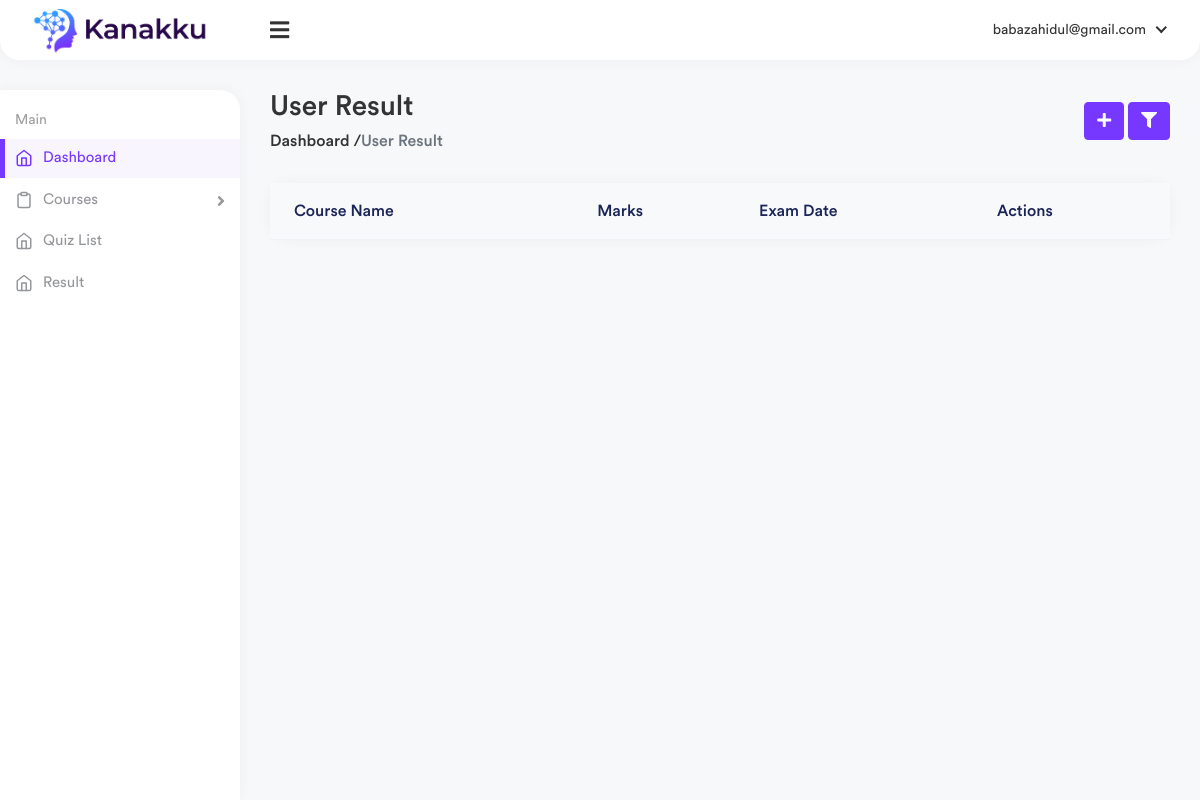
Page /result/ (signed in) on the earlier database version.
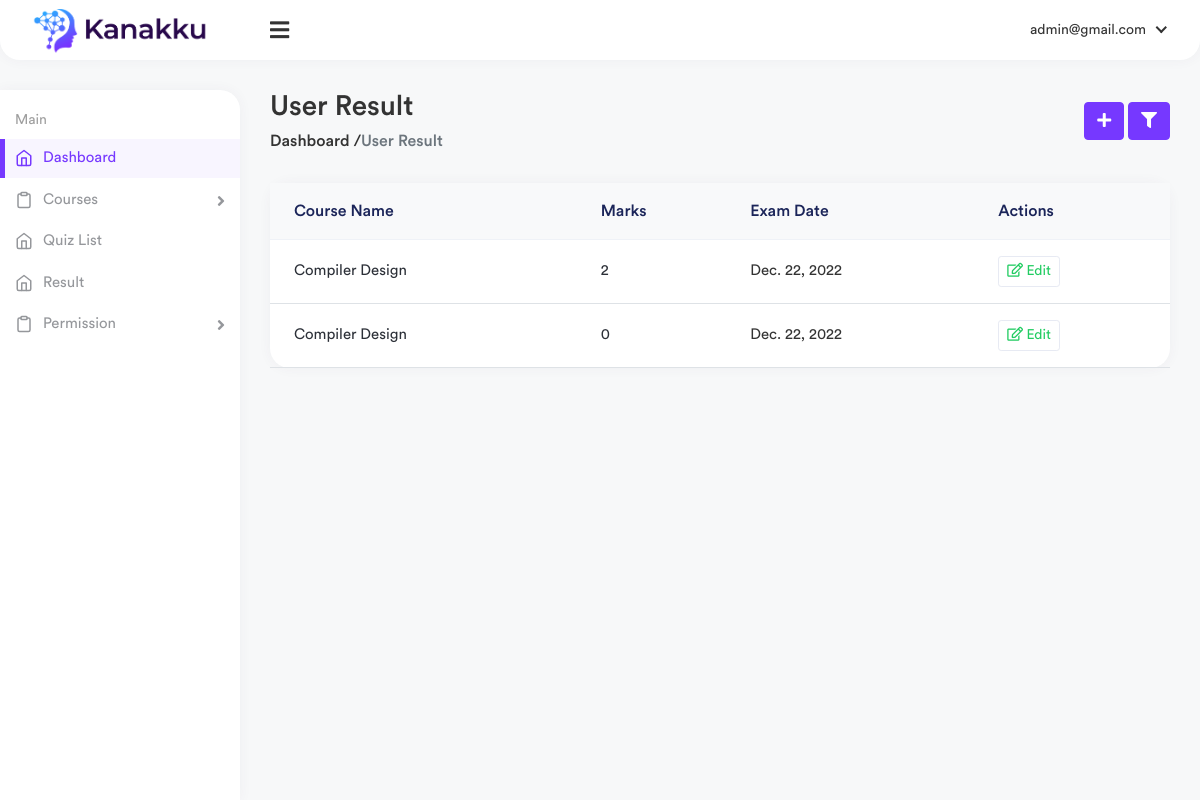
Same page on the later database version.
### user_admin/models.py (models this page shows, shortened)
class User(AbstractBaseUser, PermissionsMixin):
    email = models.EmailField(verbose_name="email", max_length=60, unique=True)
    f_name = models.CharField(max_length=60)
    l_name = models.CharField(max_length=60)
    user_type = models.CharField(max_length=60, default='student')
    phone = models.CharField(max_length=60, null=True, blank=True)
    img = models.ImageField(upload_to='user', default='', null=True, blank=True)
    password = models.CharField(max_length=90)
    date_joined = models.DateTimeField(verbose_name="date joined", auto_now_add=True)
    last_login = models.DateTimeField(verbose_name="last login", auto_now=True)
    email_confirmed = models.BooleanField(default=False)
    is_admin = models.BooleanField(default=False)
    is_active = models.BooleanField(default=True)
    active = models.BooleanField(default=False)
    is_staff = models.BooleanField(default=False)
    is_superuser = models.BooleanField(default=False)
    USERNAME_FIELD = 'email'
    objects = UserManager()

### quiz/models.py (models this page shows, shortened)
class Result(models.Model):
    user = models.ForeignKey(User, on_delete=models.CASCADE)
    course_name = models.ForeignKey(Course, on_delete=models.CASCADE)
    marks = models.IntegerField()
    exam_date = models.DateField(auto_now_add=True)
    comments = models.CharField(max_length=100, null=True)

class Course(models.Model):
    course_name = models.CharField(max_length=150)
    course_description = models.CharField(max_length=150)
    department_name = models.ForeignKey(Department, on_delete=models.CASCADE)
    semester_name = models.ForeignKey(Semester, on_delete=models.CASCADE, null=True)
    create_date = models.DateField(auto_now_add=True)
    active = models.BooleanField(default=True)

### quiz/views.py (the view)
# urls.py: path('result/', views.resutl_view, name="result" ),
def resutl_view(request):
    context={}
    user = request.user
    results = Result.objects.filter(user=user)
    context['results'] = results
    return render(request, 'quiz/result.html', context)

### quiz/custom_context_processor.py (called while the page is built)
def custom_context_processor(request):
    context={}
    courses = Course.objects.filter(active=True)
    context['courses'] = courses
    return context

### templates/quiz/result.html (shortened to what this page needs)
{% extends 'base.html' %}
{% load static %}
{% block body %}
        <div class="content container-fluid">
            <div class="page-header">
                <div class="row align-items-center">
                    <div class="col">
                        <h3 class="page-title">User Result</h3>
                        <ul class="breadcrumb">
                            <li><a href="{% url 'home' %}">Dashboard / </a>
                            </li>
                            <li class="breadcrumb-item active"> User Result</li>
                        </ul>
                    </div>
                    <div class="col-auto">
                        <a href="" class="btn btn-primary mr-1">
                            <i class="fas fa-plus"></i>
                        </a>
                        <a class="btn btn-primary filter-btn" href="javascript:void(0);" id="filter_search">
                            <i class="fas fa-filter"></i>
                        </a>
                    </div>
                </div>
            </div>
            <div class="row">
                <div class="col-sm-12">
                    <div class="card card-table">
                        <div class="card-body">
                            <div class="table-responsive">
                                <table class="table table-center table-hover">
                                    <thead class="thead-light">
                                    <tr>
                                        <th>Course Name</th>
                                        <th>Marks</th>
                                        <th>Exam Date</th>
                                        <th class="text-right">Actions</th>
                                    </tr>
                                    </thead>
                                    <tbody>
                                    {% for result in results %}
                                    <tr>
                                        <td>
                                            <h2 class="table-avatar">
                                                {{ result.course_name.course_name }}
                                            </h2>
                                        </td>
                                        <td>
                                            <h2> {{ result.marks }}</h2>
                                        </td>
                                        <td>
                                            {{ result.exam_date }}
                                        </td>
                                        <td class="text-right">
                                            <a href="{% url 'user_permission' user.id %}" class="btn btn-sm btn-white text-success mr-2"><i
                                                    class="far fa-edit mr-1"></i> Edit</a>
                                        </td>
                                    </tr>
                                    {% endfor %}
                                    </tbody>
                                </table>
                            </div>
                        </div>
                    </div>
                </div>
            </div>
        </div>
{% endblock %}

### templates/header.html (shortened to what this page needs)
{% load static %}
<div class="header header-one">
        <div class="header-left header-left-one">
            <a href="{% url 'home' %}" class="logo">
                <img src="{% static '' %}assets/img/logo.png" alt="Logo">
            </a>
        </div>
        <a href="javascript:void(0);" id="toggle_btn">
            <i class="fas fa-bars"></i>
        </a>
        <ul class="nav nav-tabs user-menu">
            <li class="nav-item dropdown has-arrow main-drop">
                <a href="#" class="dropdown-toggle nav-link" data-bs-toggle="dropdown">
                    <span class="user-img">
                        {{ request.user.email }}
                    </span>
                </a>
            </li>
        </ul>
    </div>

Differences in the rows shown:
changed User: user.email "babazahidul@gmail.com" → "admin@gmail.com"; is_superuser False → True (drawn)
now on this page (row edited): Result: course_name.course_name "Compiler Design", marks "2", exam_date "Dec. 22, 2022"
now on this page (row edited): Result: course_name.course_name "Compiler Design", marks "0", exam_date "Dec. 22, 2022"
Other differences:
text now shown: "Permission"
